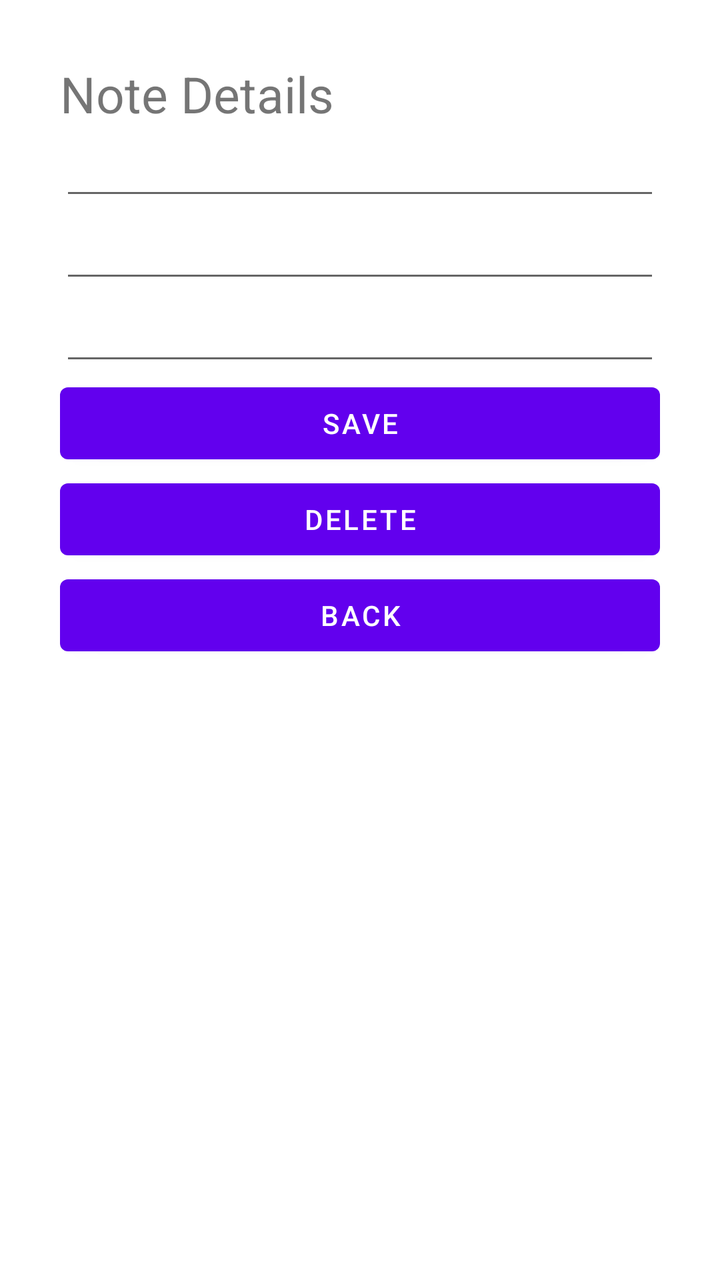
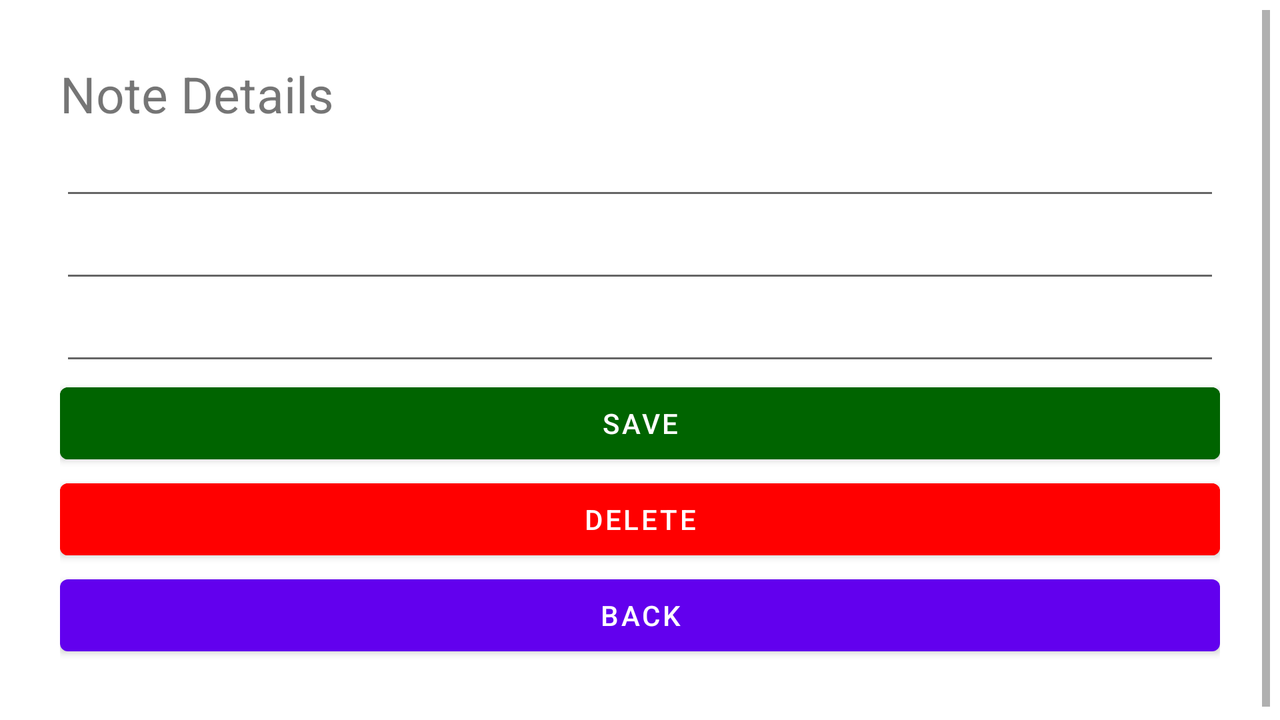

One screen, two layout resources from the same app: the default and the repository's alternative for another configuration. Each is rendered where Android would select it; the XML of both is given below.
<!-- AndroidManifest.xml: application theme Theme.Notes_CM -->
<!-- res/layout/fragment_update.xml -->
<?xml version="1.0" encoding="utf-8"?>
<androidx.constraintlayout.widget.ConstraintLayout xmlns:android="http://schemas.android.com/apk/res/android"
    xmlns:app="http://schemas.android.com/apk/res-auto"
    xmlns:tools="http://schemas.android.com/tools"
    android:layout_width="match_parent"
    android:layout_height="match_parent"
    android:padding="5sp"
    tools:context=".fragments.update.UpdateFragment">

    <LinearLayout
        android:id="@+id/ll_main_layout_update_note"
        android:layout_width="match_parent"
        android:layout_height="match_parent"
        android:gravity="left"
        android:orientation="vertical"
        android:padding="25dp">

        <TextView
            android:layout_width="wrap_content"
            android:layout_height="wrap_content"
            android:text="@string/NoteDetailsTitle"
            android:textSize="25dp" />

        <EditText
            android:id="@+id/updateNote"
            android:layout_width="match_parent"
            android:layout_height="wrap_content"
            android:inputType="text"/>

        <EditText
            android:id="@+id/updateDate"
            android:layout_width="match_parent"
            android:layout_height="wrap_content"
            android:inputType="date"/>

        <EditText
            android:id="@+id/updateDescription"
            android:layout_width="match_parent"
            android:layout_height="wrap_content"
            android:inputType="text"/>

        <Button
            android:id="@+id/update"
            android:layout_width="match_parent"
            android:layout_height="wrap_content"
            android:text="@string/SaveButton" />

        <Button
            android:id="@+id/delete"
            android:layout_width="match_parent"
            android:layout_height="wrap_content"
            android:text="@string/DeleteButton" />

        <Button
            android:id="@+id/backToListFromUpdate"
            android:layout_width="match_parent"
            android:layout_height="wrap_content"
            android:text="@string/BackButton" />
    </LinearLayout>
</androidx.constraintlayout.widget.ConstraintLayout>
<!-- resources referenced by this layout -->
<resources>
  <string name="BackButton">Back</string>
  <string name="DeleteButton">Delete</string>
  <string name="NoteDetailsTitle">Note Details</string>
  <string name="SaveButton">Save</string>
  <style name="Theme.Notes_CM" parent="Theme.MaterialComponents.DayNight.DarkActionBar">
          
          <item name="colorPrimary">@color/purple_500</item>
          <item name="colorPrimaryVariant">@color/purple_700</item>
          <item name="colorOnPrimary">@color/white</item>
          
          <item name="colorSecondary">@color/teal_200</item>
          <item name="colorSecondaryVariant">@color/teal_700</item>
          <item name="colorOnSecondary">@color/black</item>
          
          <item name="android:statusBarColor">?attr/colorPrimaryVariant</item>
          
      </style>
  <color name="purple_500">#FF6200EE</color>
  <color name="purple_700">#FF3700B3</color>
  <color name="white">#FFFFFFFF</color>
  <color name="teal_200">#FF03DAC5</color>
  <color name="teal_700">#FF018786</color>
  <color name="black">#FF000000</color>
</resources>
<!-- res/layout-land/fragment_update.xml (the repository's variant of the layout above) -->
<!-- drawn on the phone turned sideways -->
<?xml version="1.0" encoding="utf-8"?>
<androidx.constraintlayout.widget.ConstraintLayout xmlns:android="http://schemas.android.com/apk/res/android"
    xmlns:app="http://schemas.android.com/apk/res-auto"
    xmlns:tools="http://schemas.android.com/tools"
    android:layout_width="match_parent"
    android:layout_height="match_parent"
    android:padding="5sp"
    tools:context=".fragments.update.UpdateFragment">

    <ScrollView
        android:layout_width="match_parent"
        android:layout_height="match_parent">

        <LinearLayout
            android:id="@+id/ll_main_layout_update_note"
            android:layout_width="match_parent"
            android:layout_height="match_parent"
            android:gravity="left"
            android:orientation="vertical"
            android:padding="25dp">

            <TextView
                android:layout_width="wrap_content"
                android:layout_height="wrap_content"
                android:text="@string/NoteDetailsTitle"
                android:textSize="25dp" />

            <EditText
                android:id="@+id/updateNote"
                android:layout_width="match_parent"
                android:layout_height="wrap_content"
                android:inputType="text"/>

            <EditText
                android:id="@+id/updateDate"
                android:layout_width="match_parent"
                android:layout_height="wrap_content"
                android:inputType="date"/>

            <EditText
                android:id="@+id/updateDescription"
                android:layout_width="match_parent"
                android:layout_height="wrap_content"
                android:inputType="text"/>

            <Button
                android:id="@+id/update"
                android:layout_width="match_parent"
                android:layout_height="wrap_content"
                android:backgroundTint="@color/darkGreen"
                android:text="@string/SaveButton" />

            <Button
                android:id="@+id/delete"
                android:layout_width="match_parent"
                android:layout_height="wrap_content"
                android:backgroundTint="@color/red"
                android:text="@string/DeleteButton" />

            <Button
                android:id="@+id/backToListFromUpdate"
                android:layout_width="match_parent"
                android:layout_height="wrap_content"
                android:text="@string/BackButton" />
        </LinearLayout>
    </ScrollView>
</androidx.constraintlayout.widget.ConstraintLayout>
<!-- resources referenced by the variant -->
<!-- as the phone turned sideways resolves them -->
<resources>
  <color name="darkGreen">#FF006400</color>
  <color name="red">#FFFF0000</color>
  <string name="BackButton">Back</string>
  <string name="DeleteButton">Delete</string>
  <string name="NoteDetailsTitle">Note Details</string>
  <string name="SaveButton">Save</string>
  <style name="Theme.Notes_CM" parent="Theme.MaterialComponents.DayNight.DarkActionBar">
          
          <item name="colorPrimary">@color/purple_500</item>
          <item name="colorPrimaryVariant">@color/purple_700</item>
          <item name="colorOnPrimary">@color/white</item>
          
          <item name="colorSecondary">@color/teal_200</item>
          <item name="colorSecondaryVariant">@color/teal_700</item>
          <item name="colorOnSecondary">@color/black</item>
          
          <item name="android:statusBarColor">?attr/colorPrimaryVariant</item>
          
      </style>
  <color name="purple_500">#FF6200EE</color>
  <color name="purple_700">#FF3700B3</color>
  <color name="white">#FFFFFFFF</color>
  <color name="teal_200">#FF03DAC5</color>
  <color name="teal_700">#FF018786</color>
  <color name="black">#FF000000</color>
</resources>
